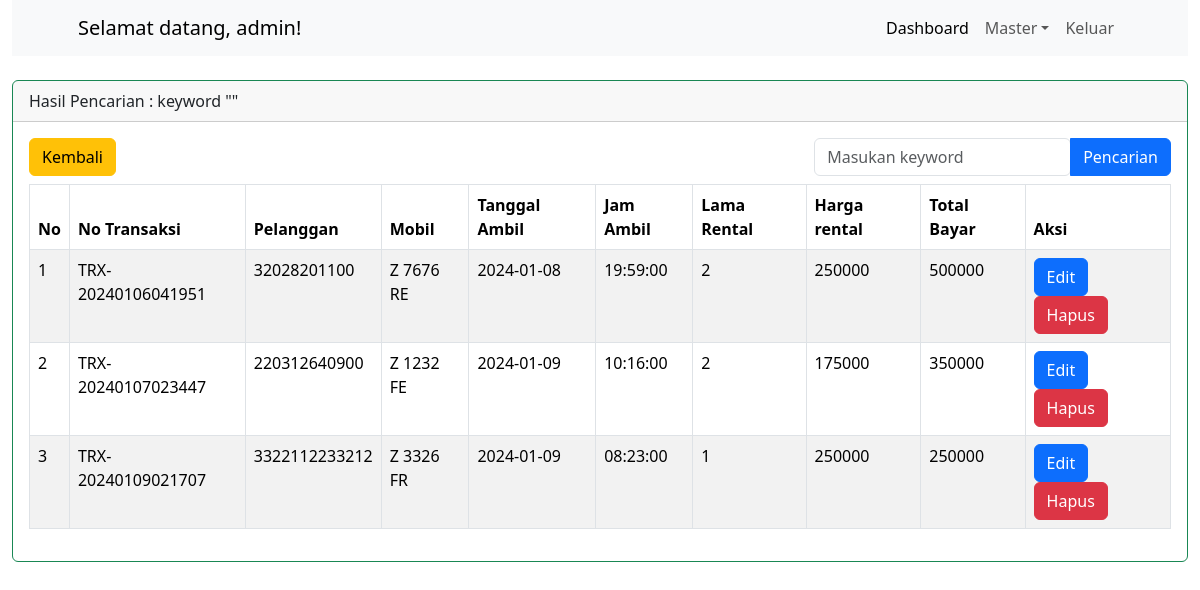
/cari_data_rental.php (signed in), run on the app's committed database.
### tables this page shows
CREATE TABLE `tbl_rental_rizalz` (
  `no_trx_rizalz` varchar(20) NOT NULL,
  `nik_ktp_rizalz` varchar(16) NOT NULL,
  `no_plat_rizalz` varchar(10) NOT NULL,
  `tgl_rental_rizalz` date NOT NULL,
  `jam_rental_rizalz` time NOT NULL,
  `harga_rizalz` int(11) NOT NULL COMMENT 'harga per hari',
  `lama_rizalz` int(11) NOT NULL COMMENT 'lama per hari',
  `total_bayar_rizalz` int(11) NOT NULL COMMENT 'harga * lama'
);

### cari_data_rental.php (the view, shortened to what this page needs)
<?php
include "koneksi.php";
$i = 0;
$keyword = mysqli_real_escape_string($koneksi, $_GET['keyword']);
$tampil = mysqli_query($koneksi, "SELECT * FROM tbl_rental_rizalz
WHERE nik_ktp_rizalz like '%$keyword%'");
?>
<!DOCTYPE html>
<html lang="en">
<head>
<link href="bootstrap-5.3.2-dist/css/bootstrap.min.css" rel="stylesheet" >
</head>
<body>
<div class="container-fluid">
<div class="row">
<div class="col-md-12 mb-4">
<?php include "menu.php";?>
</div>
</div>
<div class="card border-success mb-3" >
<div class="card-header">Hasil Pencarian : keyword
"<b><?=$keyword?></b>"</div>
<div class="card-body text-success">
<div class="row">
<div class="col-md-6 mb-2 ">
<a href='tampil_data_rental.php' class='btn btn-warning'> Kembali</a>
</div>
<div class="col-md-6 ">
<form action="cari_data_rental.php" method="GET">
<div class="btn-group float-end" role="group" >
    <input type="text" name="keyword" class="form-control"
    placeholder="Masukan keyword" >
    <button type="button" class="btn btn-primary">Pencarian</button>
    </div>
    </form>
    </div>
    </div>
    <div class="row">
    <div class="col-md-12">
    <table class="table table-bordered table-striped table-hover">
    <thead>
<tr>
<th>No</th>
<th>No Transaksi</th>
<th>Pelanggan</th>
<th>Mobil</th>
<th>Tanggal Ambil</th>
<th>Jam Ambil</th>
<th>Lama Rental</th>
<th>Harga rental</th>
<th>Total Bayar</th>
<th>Aksi</th>
</tr>
</thead>
<?php
while ($data = mysqli_fetch_array($tampil)) {
    $i++;
    ?>
<tr>
<td><?=$i?></td>
<td><?=$data['no_trx_rizalz']?></td>
<td><?=$data['nik_ktp_rizalz']?></td>
<td><?=$data['no_plat_rizalz']?></td>
<td><?=$data['tgl_rental_rizalz']?></td>
<td><?=$data['jam_rental_rizalz']?></td>
<td><?=$data['lama_rizalz']?></td>
<td><?=$data['harga_rizalz']?></td>
<td><?=$data['total_bayar_rizalz']?></td>
<td>
<a href="edit_data_rental.php?no_trx_rizalz=<?=$data['no_trx_rizalz']?>" class='btn
btn-primary'>Edit</a>
<a href="delete_data_rental.php?no_trx_rizalz=<?=$data['no_trx_rizalz']?>"
class='btn btn-danger' onclick="return confirm('Apakah anda yakin ingin menghapus ini ?')">Hapus</a>
</td>
</tr>
    <?php
}
?>
</table>
</div>
</div>
</div>
</div>
</div>
</body>
</html>

### data on the page
tbl_rental_rizalz: no_trx_rizalz "TRX-20240106041951", nik_ktp_rizalz "32028201100", no_plat_rizalz "Z 7676 RE", tgl_rental_rizalz "2024-01-08", jam_rental_rizalz "19:59:00", lama_rizalz "2", harga_rizalz "250000", total_bayar_rizalz "500000"
tbl_rental_rizalz: no_trx_rizalz "TRX-20240107023447", nik_ktp_rizalz "220312640900", no_plat_rizalz "Z 1232 FE", tgl_rental_rizalz "2024-01-09", jam_rental_rizalz "10:16:00", lama_rizalz "2", harga_rizalz "175000", total_bayar_rizalz "350000"
tbl_rental_rizalz: no_trx_rizalz "TRX-20240109021707", nik_ktp_rizalz "3322112233212", no_plat_rizalz "Z 3326 FR", tgl_rental_rizalz "2024-01-09", jam_rental_rizalz "08:23:00", lama_rizalz "1", harga_rizalz "250000", total_bayar_rizalz "250000"

### other printed values
$_SESSION['username_rizalz'] "admin"
